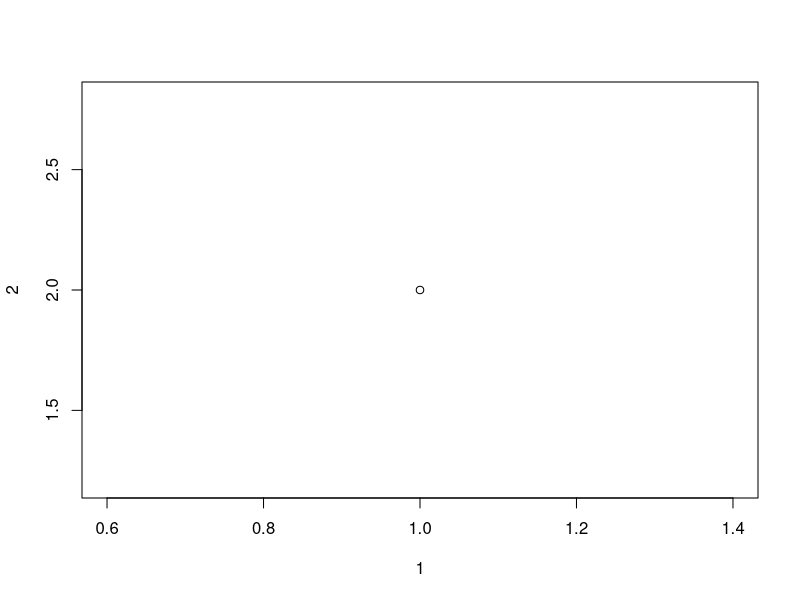
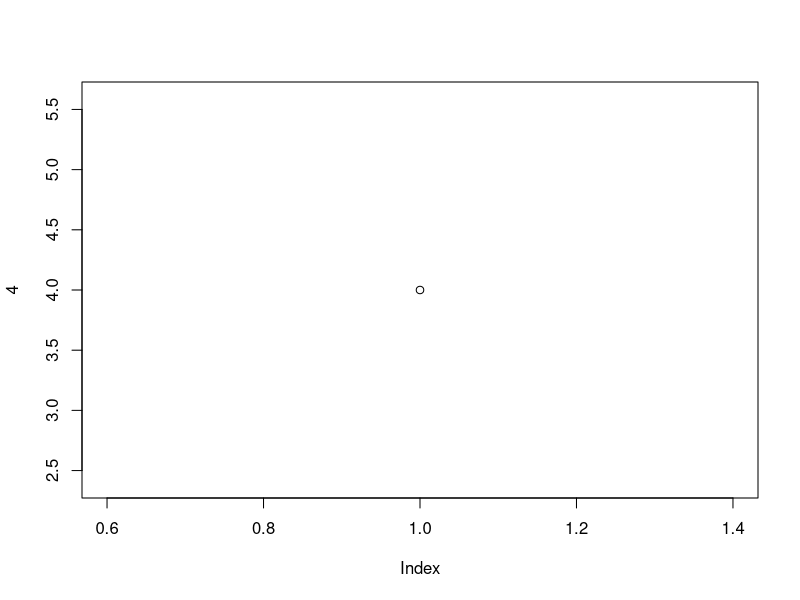
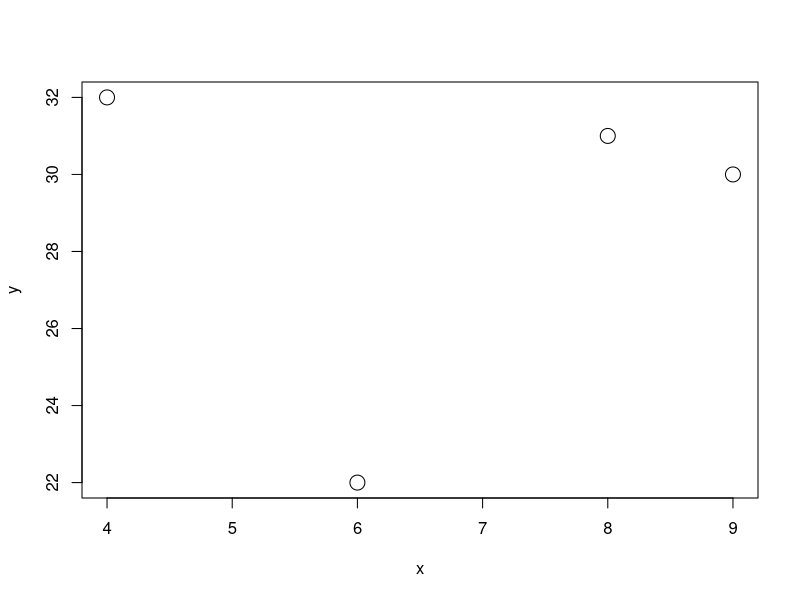
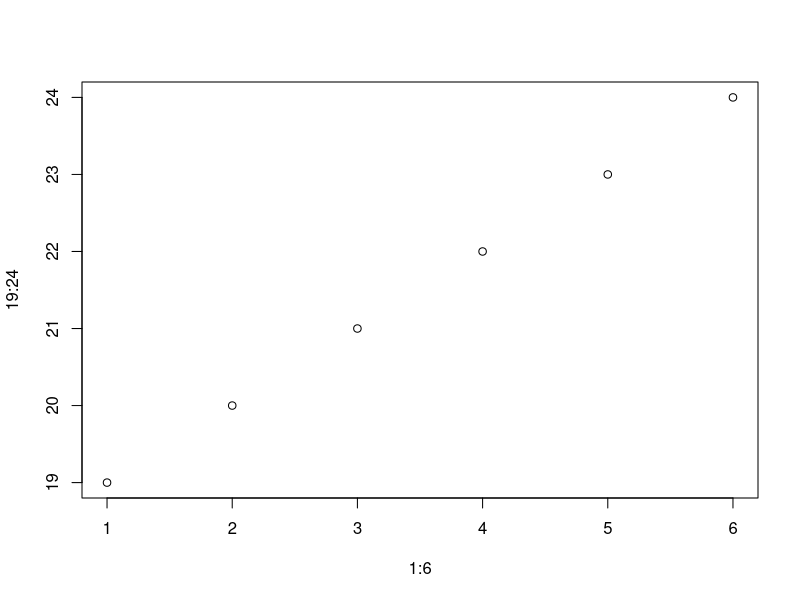
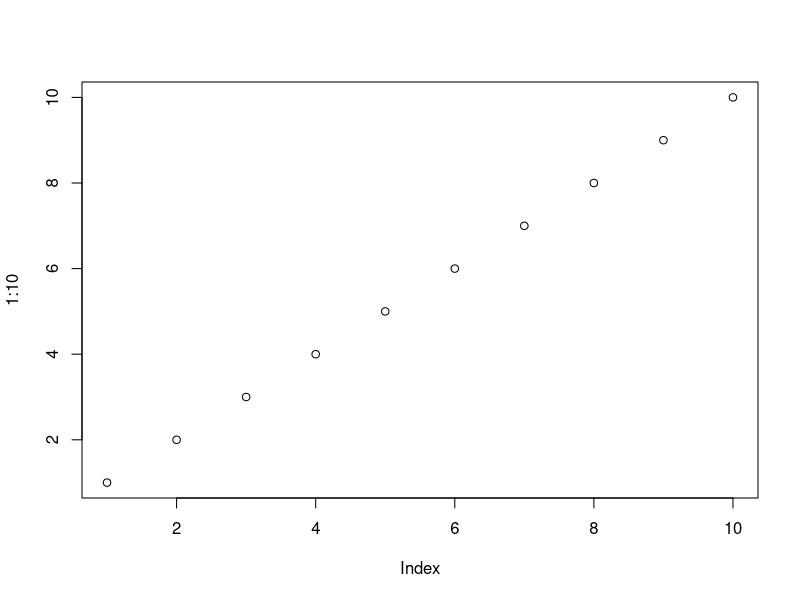

Source code (R) for these figures, in order:
# Plots single point
plot(1,2)

# Plot with one point
plot(4)

# Plots multiple points
x <- c(4,6,8,9)
y <- c(32,22,31,30)
plot(x, y, cex=2)

# Draw sequence of points
plot(1:6, 19:24)

# Provide only one parameter
plot(1:10)